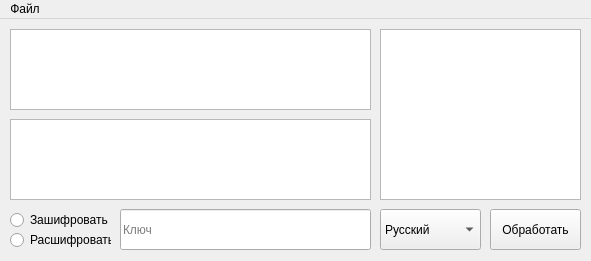
<?xml version="1.0" encoding="UTF-8"?>
<ui version="4.0">
 <class>MainWindow</class>
 <widget class="QMainWindow" name="MainWindow">
  <property name="geometry">
   <rect>
    <x>0</x>
    <y>0</y>
    <width>591</width>
    <height>261</height>
   </rect>
  </property>
  <property name="minimumSize">
   <size>
    <width>591</width>
    <height>261</height>
   </size>
  </property>
  <property name="maximumSize">
   <size>
    <width>591</width>
    <height>261</height>
   </size>
  </property>
  <property name="windowTitle">
   <string>Лабораторная работа 10: Шифр Плейфера</string>
  </property>
  <widget class="QWidget" name="centralwidget">
   <widget class="QTextEdit" name="plain_text">
    <property name="geometry">
     <rect>
      <x>10</x>
      <y>10</y>
      <width>361</width>
      <height>81</height>
     </rect>
    </property>
    <property name="inputMethodHints">
     <set>Qt::ImhMultiLine</set>
    </property>
   </widget>
   <widget class="QTextEdit" name="cipher_text">
    <property name="geometry">
     <rect>
      <x>10</x>
      <y>100</y>
      <width>361</width>
      <height>81</height>
     </rect>
    </property>
   </widget>
   <widget class="QPushButton" name="proc_button">
    <property name="geometry">
     <rect>
      <x>490</x>
      <y>190</y>
      <width>91</width>
      <height>41</height>
     </rect>
    </property>
    <property name="text">
     <string>Обработать</string>
    </property>
   </widget>
   <widget class="QLineEdit" name="line_key">
    <property name="geometry">
     <rect>
      <x>120</x>
      <y>190</y>
      <width>251</width>
      <height>41</height>
     </rect>
    </property>
    <property name="echoMode">
     <enum>QLineEdit::Normal</enum>
    </property>
    <property name="placeholderText">
     <string>Ключ</string>
    </property>
   </widget>
   <widget class="QRadioButton" name="btn_enc">
    <property name="enabled">
     <bool>true</bool>
    </property>
    <property name="geometry">
     <rect>
      <x>10</x>
      <y>190</y>
      <width>121</width>
      <height>22</height>
     </rect>
    </property>
    <property name="text">
     <string>Зашифровать</string>
    </property>
   </widget>
   <widget class="QRadioButton" name="btn_dec">
    <property name="geometry">
     <rect>
      <x>10</x>
      <y>210</y>
      <width>101</width>
      <height>22</height>
     </rect>
    </property>
    <property name="text">
     <string>Расшифровать</string>
    </property>
   </widget>
   <widget class="QTableWidget" name="abc_table">
       <property name="geometry">
           <rect>
               <x>380</x>
               <y>10</y>
               <width>201</width>
               <height>171</height>
           </rect>
       </property>
       <property name="minimumSize">
           <size>
      <width>191</width>
      <height>171</height>
     </size>
    </property>
    <property name="maximumSize">
     <size>
      <width>211</width>
      <height>171</height>
     </size>
    </property>
    <property name="verticalScrollBarPolicy">
     <enum>Qt::ScrollBarAlwaysOff</enum>
    </property>
    <property name="horizontalScrollBarPolicy">
     <enum>Qt::ScrollBarAsNeeded</enum>
    </property>
    <property name="sizeAdjustPolicy">
     <enum>QAbstractScrollArea::AdjustToContents</enum>
    </property>
    <property name="gridStyle">
     <enum>Qt::SolidLine</enum>
    </property>
    <property name="columnCount">
     <number>0</number>
    </property>
    <attribute name="horizontalHeaderVisible">
     <bool>false</bool>
    </attribute>
    <attribute name="verticalHeaderVisible">
     <bool>false</bool>
    </attribute>
   </widget>
   <widget class="QComboBox" name="combo">
    <property name="geometry">
     <rect>
      <x>380</x>
      <y>190</y>
      <width>101</width>
      <height>41</height>
     </rect>
    </property>
    <item>
     <property name="text">
      <string>Русский</string>
     </property>
    </item>
    <item>
     <property name="text">
      <string>Английский</string>
     </property>
    </item>
   </widget>
  </widget>
  <widget class="QMenuBar" name="menuBar">
   <property name="geometry">
    <rect>
     <x>0</x>
     <y>0</y>
     <width>591</width>
     <height>21</height>
    </rect>
   </property>
   <widget class="QMenu" name="menuFile">
    <property name="title">
     <string>Файл</string>
    </property>
    <addaction name="open_file"/>
    <addaction name="save_file"/>
   </widget>
   <addaction name="menuFile"/>
  </widget>
  <action name="open_file">
   <property name="text">
    <string>Открыть</string>
   </property>
  </action>
  <action name="save_file">
   <property name="text">
    <string>Сохранить</string>
   </property>
  </action>
 </widget>
 <resources/>
 <connections/>
</ui>
